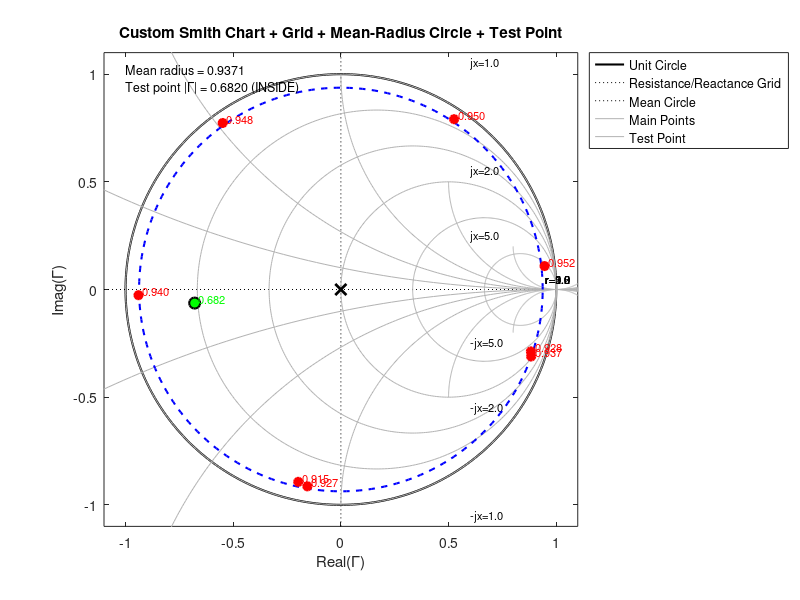

Here is the MATLAB script that generated this plot:
%%
% 2025-10-20 — Custom Smith chart with grid, mean-radius circle, and test point
clear; clc; close all;

z0 = 50;
%for R||C, R = 10 Ohm, C = 5 pF
% The last point is the theoretical value of R||C at f=750MHz 
z1 = [317 + j*736; 55.6-j*282; 3.23-j*42.1; 1.54-j*0.7; 1.68+j*25.8; 5.77+j*93; ...
      71.9-j*298; 3.65-j*40; 9.4740 - j*2.2323]; 

      %for z1 = 100ohm
% z1 = [61-j*35.5; 25.5-j*13; 20.6+j*10.95; 31.8+j*36; 91.2+j*38.3; 59.2-j*34.8; 25.3-j*12.37; 22.4-j*4.88; 100];

% Compute reflection coefficients
gamma_all = (z1 - z0) ./ (z1 + z0);

% Separate main points (all except last)
gamma_main = gamma_all(1:end-1);
gamma_test = gamma_all(end);

% Compute mean radius from main points
radii_main = abs(gamma_main);
r_mean = mean(radii_main);

% --- Display values ---
disp('Main points |Γ| values:');
for k = 1:length(gamma_main)
    fprintf('Point %d: |Γ| = %.4f\n', k, radii_main(k));
end
fprintf('Mean radius = %.4f\n', r_mean);
fprintf('Test point |Γ| = %.4f\n', abs(gamma_test));

% --- Plot custom Smith chart ---
figure('Color','w'); hold on; axis equal;
box on;
xlabel('Real(\Gamma)'); ylabel('Imag(\Gamma)');
title('Custom Smith Chart + Grid + Mean-Radius Circle + Test Point');
xlim([-1.1 1.1]); ylim([-1.1 1.1]);

% Draw unit circle
theta = linspace(0,2*pi,400);
plot(cos(theta), sin(theta), 'k', 'LineWidth',1.5);

% Draw axes
plot([-1.1 1.1],[0 0],'k:'); 
plot([0 0],[-1.1 1.1],'k:'); 

% --- Draw basic Smith chart grid ---
r_vals = [0, 0.2, 0.5, 1, 2, 5]; % normalized resistance
x_vals = [0.2, 0.5, 1, 2, 5];    % normalized reactance

% Resistance circles
for r = r_vals
    center = r/(r+1);
    radius = 1/(r+1);
    th = linspace(0, 2*pi, 400);
    plot(center + radius*cos(th), radius*sin(th), 'Color', [0.7 0.7 0.7]);
    text(center+radius-0.05, 0.05, sprintf('r=%.1f', r), 'FontSize', 8);
end

% Reactance circles
for x = x_vals
    th = linspace(-pi/2, pi/2, 400);
    xc = 1; yc = 1/x; r = 1/x;
    plot(xc - r*sin(th), yc - r*cos(th), 'Color', [0.7 0.7 0.7]);
    plot(xc - r*sin(th), -yc + r*cos(th), 'Color', [0.7 0.7 0.7]);
    text(0.6, 1/(x)+0.05, sprintf('jx=%.1f', x), 'FontSize', 8);
    text(0.6, -1/(x)-0.05, sprintf('-jx=%.1f', x), 'FontSize', 8);
end

% --- Mean-radius circle ---
x_circle = r_mean * cos(theta);
y_circle = r_mean * sin(theta);
plot(x_circle, y_circle, 'b--','LineWidth',1.5);

% --- Plot main points ---
plot(real(gamma_main), imag(gamma_main), 'ro','MarkerFaceColor','r','LineWidth',1.5);
for k = 1:length(gamma_main)
    text(real(gamma_main(k))+0.02, imag(gamma_main(k))+0.02, ...
        sprintf('%.3f', radii_main(k)), 'FontSize', 8, 'Color','r');
end

% --- Plot last test point ---
if abs(gamma_test) <= r_mean
    color_test = 'g'; status = 'INSIDE';
else
    color_test = 'm'; status = 'OUTSIDE';
end
plot(real(gamma_test), imag(gamma_test), 'o','MarkerFaceColor',color_test,'MarkerEdgeColor','k','MarkerSize',8,'LineWidth',1.5);
text(real(gamma_test)+0.02, imag(gamma_test)+0.02, sprintf('%.3f', abs(gamma_test)), 'FontSize',8,'Color',color_test);

% Mark origin
plot(0,0,'kx','LineWidth',2,'MarkerSize',8);

% Display mean radius info
txt = sprintf('Mean radius = %.4f\nTest point |Γ| = %.4f (%s)', r_mean, abs(gamma_test), status);
text(-1, 1.05, txt, 'FontSize', 9, 'VerticalAlignment','top');

legend({'Unit Circle','Resistance/Reactance Grid','Mean Circle','Main Points','Test Point'}, 'Location','bestoutside');

hold off;
